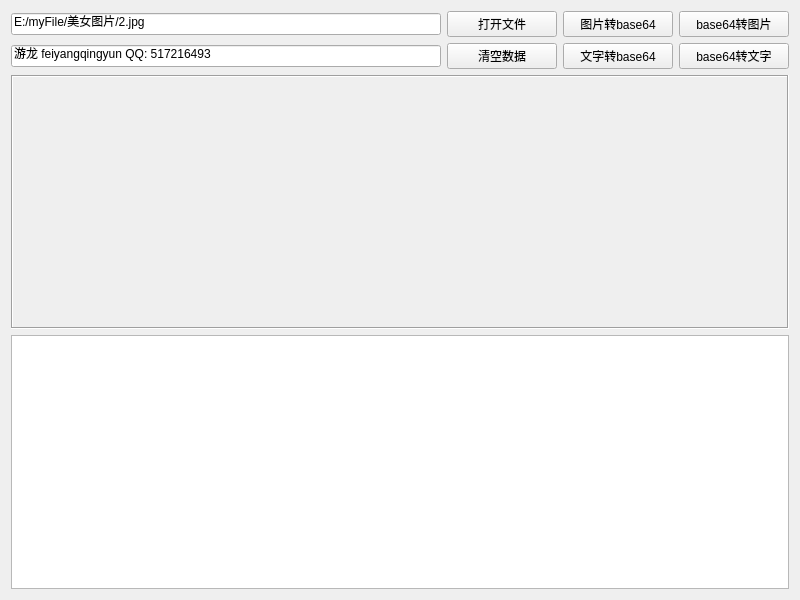
<?xml version="1.0" encoding="UTF-8"?>
<ui version="4.0">
 <class>frmBase64</class>
 <widget class="QWidget" name="frmBase64">
  <property name="geometry">
   <rect>
    <x>0</x>
    <y>0</y>
    <width>800</width>
    <height>600</height>
   </rect>
  </property>
  <property name="windowTitle">
   <string>Widget</string>
  </property>
  <layout class="QGridLayout" name="gridLayout">
   <item row="0" column="0">
    <widget class="QLineEdit" name="txtFile">
     <property name="text">
      <string>E:/myFile/美女图片/2.jpg</string>
     </property>
    </widget>
   </item>
   <item row="0" column="1">
    <widget class="QPushButton" name="btnOpen">
     <property name="minimumSize">
      <size>
       <width>110</width>
       <height>0</height>
      </size>
     </property>
     <property name="text">
      <string>打开文件</string>
     </property>
    </widget>
   </item>
   <item row="0" column="2">
    <widget class="QPushButton" name="btnImageToBase64">
     <property name="minimumSize">
      <size>
       <width>110</width>
       <height>0</height>
      </size>
     </property>
     <property name="text">
      <string>图片转base64</string>
     </property>
    </widget>
   </item>
   <item row="0" column="3">
    <widget class="QPushButton" name="btnBase64ToImage">
     <property name="minimumSize">
      <size>
       <width>110</width>
       <height>0</height>
      </size>
     </property>
     <property name="text">
      <string>base64转图片</string>
     </property>
    </widget>
   </item>
   <item row="1" column="0">
    <widget class="QLineEdit" name="txtText">
     <property name="text">
      <string>游龙 feiyangqingyun QQ: 517216493</string>
     </property>
    </widget>
   </item>
   <item row="1" column="1">
    <widget class="QPushButton" name="btnClear">
     <property name="minimumSize">
      <size>
       <width>110</width>
       <height>0</height>
      </size>
     </property>
     <property name="text">
      <string>清空数据</string>
     </property>
    </widget>
   </item>
   <item row="1" column="2">
    <widget class="QPushButton" name="btnTextToBase64">
     <property name="minimumSize">
      <size>
       <width>110</width>
       <height>0</height>
      </size>
     </property>
     <property name="text">
      <string>文字转base64</string>
     </property>
    </widget>
   </item>
   <item row="1" column="3">
    <widget class="QPushButton" name="btnBase64ToText">
     <property name="minimumSize">
      <size>
       <width>110</width>
       <height>0</height>
      </size>
     </property>
     <property name="text">
      <string>base64转文字</string>
     </property>
    </widget>
   </item>
   <item row="2" column="0" colspan="4">
    <widget class="QLabel" name="labImage">
     <property name="sizePolicy">
      <sizepolicy hsizetype="Preferred" vsizetype="Expanding">
       <horstretch>0</horstretch>
       <verstretch>0</verstretch>
      </sizepolicy>
     </property>
     <property name="frameShape">
      <enum>QFrame::Box</enum>
     </property>
     <property name="frameShadow">
      <enum>QFrame::Sunken</enum>
     </property>
     <property name="text">
      <string/>
     </property>
     <property name="alignment">
      <set>Qt::AlignCenter</set>
     </property>
    </widget>
   </item>
   <item row="3" column="0" colspan="4">
    <widget class="QTextEdit" name="txtBase64"/>
   </item>
  </layout>
 </widget>
 <layoutdefault spacing="6" margin="11"/>
 <resources/>
 <connections/>
</ui>
